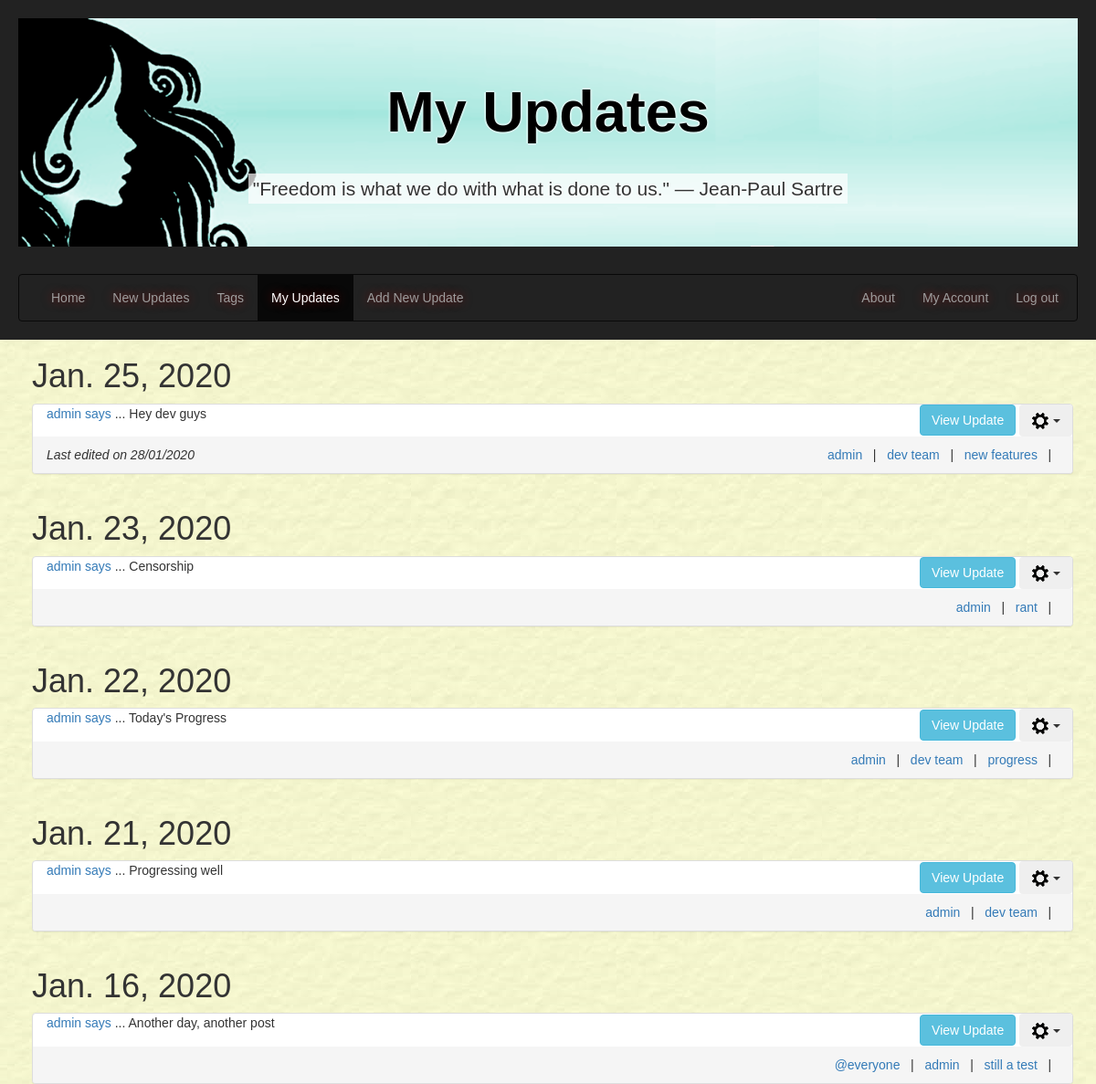
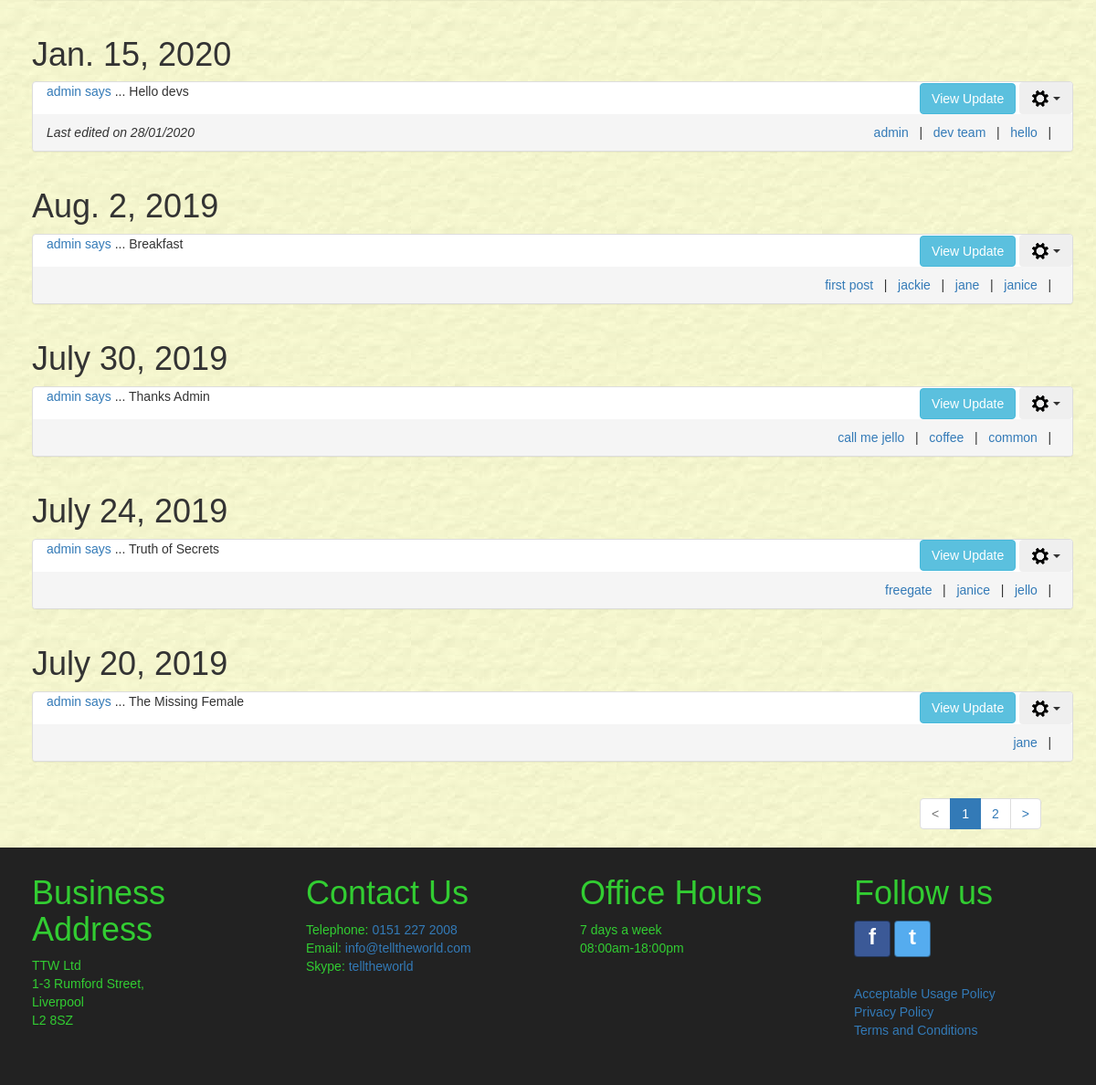
Page /myupdates/ (signed in) on the earlier database version (2 pictures, top to bottom).
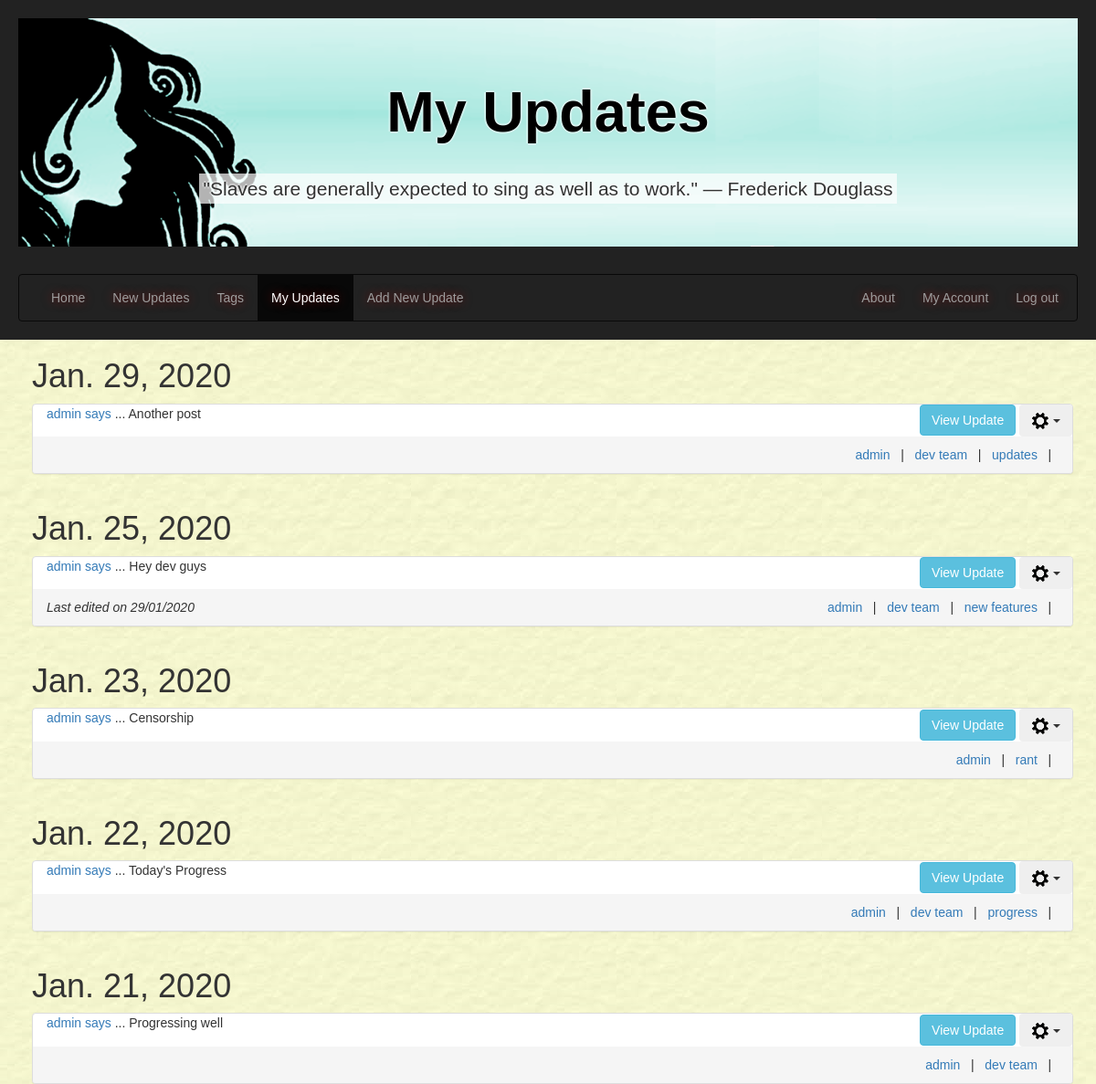
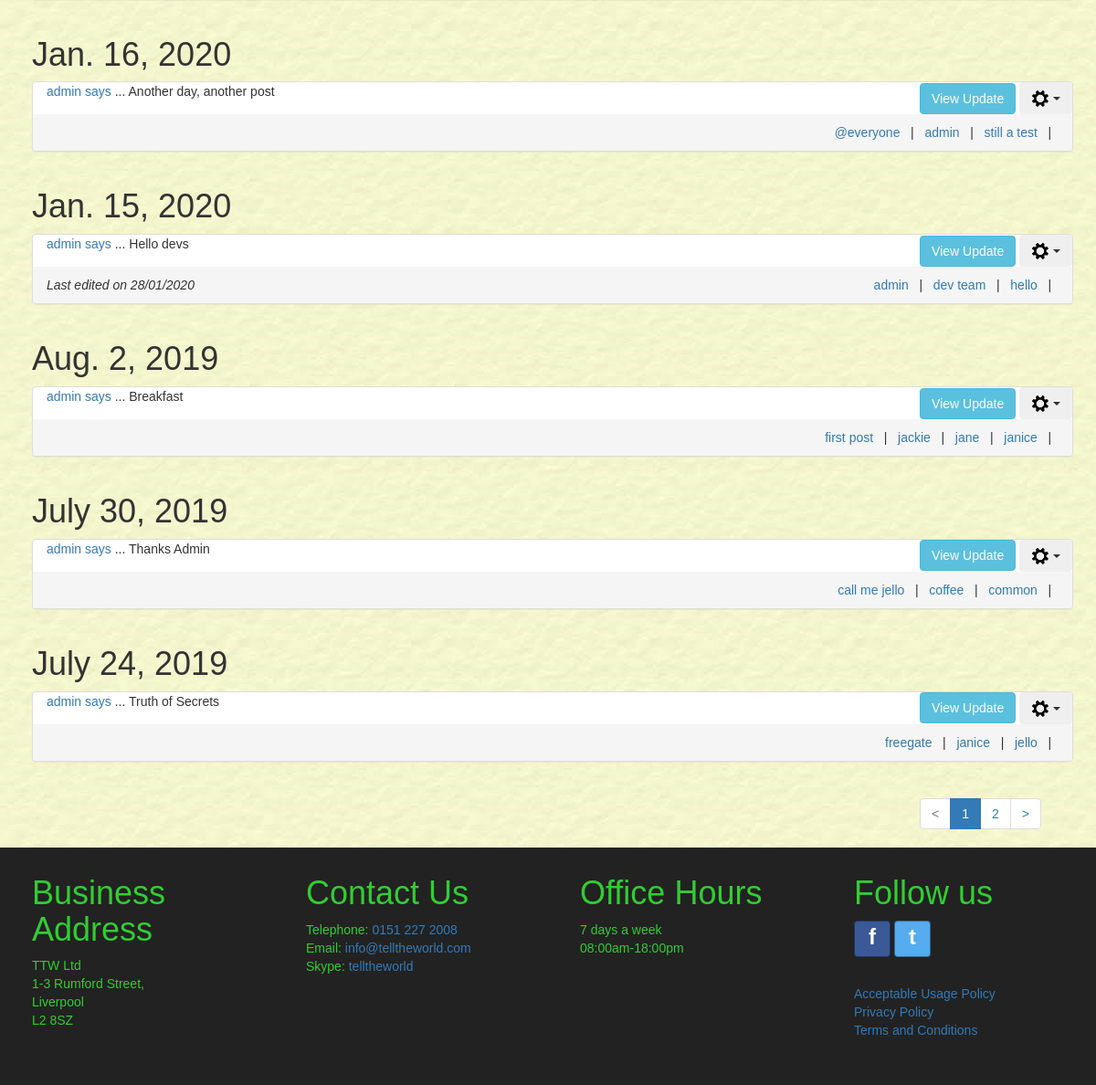
Same page on the later database version (2 pictures, top to bottom).
### tellings/models.py (models this page shows, shortened)
class UserPost(models.Model):
    postID = models.AutoField(primary_key=True, db_column='postID')
    user = models.ForeignKey(settings.AUTH_USER_MODEL, on_delete=models.CASCADE,
                             db_column='user')
    dateOfPost = models.DateField()
    postTitle = models.CharField(max_length=35, unique=True)
    postText = models.CharField(max_length=255)
    dateOfEdit = models.DateField(null=True, blank=True)
    @property
    def post_tags(self):
        tagmaps = Tagmap.objects.filter(postID=self.postID)
        tagList = sorted([tag.tagID.tagName for tag in tagmaps])
        return tagList
    class Meta:
        verbose_name = "UserPost"
        verbose_name_plural = "UserPosts"

class Tag(models.Model):
    tagID = models.AutoField(primary_key=True, db_column='tagID')
    tagName = models.CharField(max_length=15)
    class Meta:
        ordering = ['tagName']
        verbose_name = "Tag"
        verbose_name_plural = "Tags"

### tellings/views.py (the view)
# urls.py: path('myupdates/', MyUpdatesListView.as_view(), name='myupdates'),
class MyUpdatesListView(LoginRequiredMixin, generic.ListView):
    model = UserPost
    template_name = "tellings/myupdates_list.html"
    paginate_by = 10
    http_method_names = ['get', 'post']
    def get_queryset(self):
        user_id = self.request.user.id
        tagName_val = False
        qs = super().get_queryset()
        if self.request.method == 'GET' and 'tagName' in self.request.GET:
            tagName_val = self.request.GET.get('tagName', False)
        if tagName_val:  # get posts for current user filtered by tagname
            try:
                tagID = Tag.objects.get(tagName=tagName_val).tagID
                tagmaps = Tagmap.objects.filter(tagID=tagID)
                postList = [tm.postID.postID for tm in tagmaps]
                qs = qs.filter(postID__in=postList).filter(user=user_id).order_by('-dateOfPost')
            except:
                qs = qs.filter(user=user_id).order_by('-dateOfPost')
        else:            # get all posts for current user
            qs = qs.filter(user=user_id).order_by('-dateOfPost')
        return qs
    def get_context_data(self, **kwargs):
        context = super(MyUpdatesListView, self).get_context_data(**kwargs)
        current_username = user_id = self.request.user.username
        quote = get_random_quote()
        if self.request.method == 'GET' and 'tagName' in self.request.GET:
            context['tagName'] = self.request.GET.get('tagName', '')
        context['current_username'] = current_username
        context['quote'] = quote
        return context

### tellings/templatetags/my_tags.py (called while the page is built)
@register.simple_tag(takes_context=True)
def param_replace(context, **kwargs):
    d = context['request'].GET.copy()
    for k, v in kwargs.items():
        d[k] = v
    for k in [k for k, v in d.items() if not v]:
        del d[k]
    return d.urlencode()

### tellings/views.py (called while the page is built)
def get_random_quote():
    secure_random = random.SystemRandom()
    random_quote = secure_random.choice(random_quotes)
    return _(random_quote)

### tellings/templates/tellings/myupdates_list.html (shortened to what this page needs)
{% extends 'tellings/base.html' %}
{% block headertitle1 %}My Updates{% endblock headertitle1 %}
{% block content %}
  <div class="container-fluid main-content">
    <div class="container currentUserUpdates" id="userUpdates">
        {% if userpost_list %}
        {% load static %}
        {% regroup userpost_list by dateOfPost as ordered_post_list %}
        {% for mypost in ordered_post_list %}
        <div class="row">
          <h1>{{ mypost.grouper }}</h1>
          <div class="panel-group">
            {% for item in mypost.list %}
              <div class="panel panel-default" id="panel_post_{{ item.postID }}">
                <div>
                  <div class="col-sm-8 panel-postTitle">
                    <p><a href="{% url 'tellings:myupdates' %}" name="{{ item.user }}">
                       {{ item.user }} says</a> ... {{ item.postTitle }}</p>
                  </div>
                  <div class="col-sm-4 align-panel-text-right">
                    <button class="btn btn-info collapse_btn" data-toggle="collapse" data-target="#collapse{{ item.postID }}">View Update</button>
                    {% if current_username %}
                      {% if item.user.username == current_username %}
                        <div class="btn-group">
                            <button type="button" class="btn dropdown-toggle" data-toggle="dropdown" aria-haspopup="true" aria-expanded="false">
                              <img src="{% static 'tellings/imgs/settings_cog.png' %}" alt="">
                              <span class = "caret"></span>
                            </button>
                        </div>
                      {% endif %}
                    {% endif %}
                  </div>
                </div>
                <div class="panel-footer align_between">
                  <span class="align-panel-footer-text-left">
                    {% if item.dateOfEdit %}
                      <i>Last edited on {{ item.dateOfEdit|date:"d/m/Y" }}</i>
                    {% else %}
                      &nbsp;
                    {% endif %}
                  </span>
                    <span class="align-panel-footer-text-right">
                  {% for tag in item.post_tags %}
                    <a href="{% url 'tellings:myupdates' %}?tagName={{ tag }}" name="{{ tag }}">{{ tag }}</a>
                    &nbsp;&nbsp;|&nbsp;&nbsp;
                  {% endfor %}
                  </span style="text-align: right;">
                </div>
              </div>
            {% endfor %}
          </div>
        </div>
        {% endfor %}
        {% else %}
        <div class="row white-inner-container">
          <br />
          <p>No results found.</p>
        </div>
        {% endif %}
    </div>
  </div>
{% endblock %}

Differences in the rows shown:
no longer on this page (row unchanged): UserPost: grouper "July 20, 2019", user "admin", postTitle "The Missing Female", post_tags "jane"
added UserPost: grouper "Jan. 29, 2020", user "admin", postTitle "Another post", post_tags "admin" "dev team"
added Tag: post_tags "updates"
changed UserPost "Hey dev guys": dateOfEdit "28/01/2020" → "29/01/2020"
Other differences:
{{ quote }}: "\"Freedom is what we do with what is done to us.\" ― Jean-Paul Sartre" → "\"Slaves are generally expected to sing as well as to work.\" ― Frederick Douglass"
